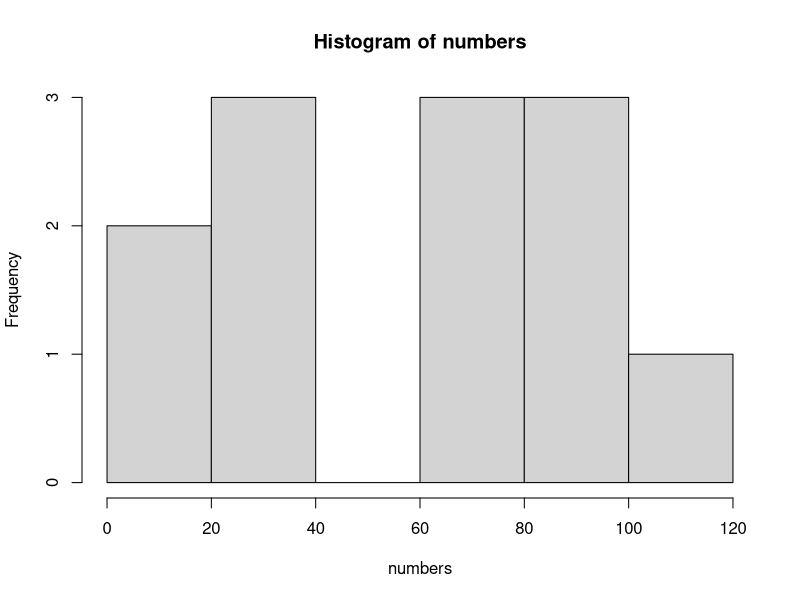
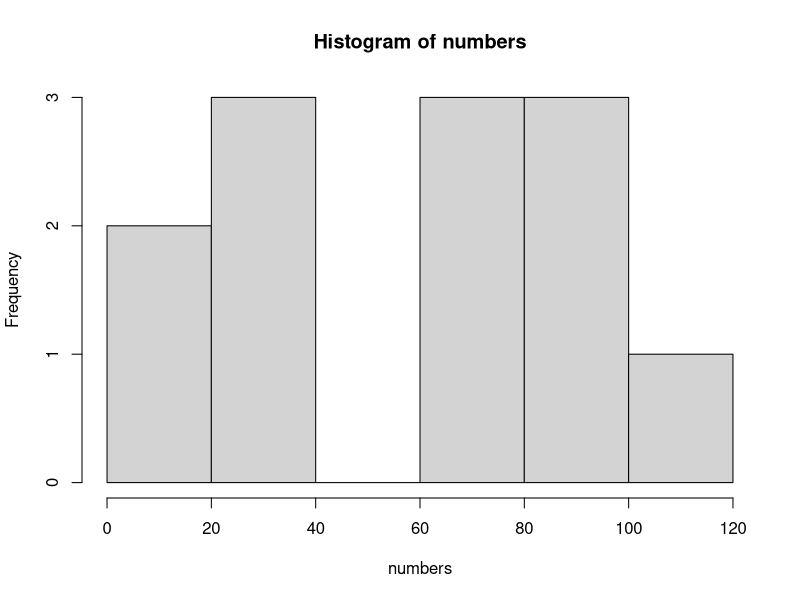

These charts were generated, in order, by the following R code:
## ---- chunk 1
knitr::opts_chunk$set(echo = TRUE)
## ---- chunk 2
2==2
2==3
TRUE==FALSE
TRUE==TRUE
2 != 3
"me" != "you"
## ---- chunk 3
2 > 5
2 < 5
2 >= 3
2 <= 3
3 <= 3
## ---- chunk 4
average_exp_A = c(24, 28, 29, 31, 32, 32.5, 33, 33, 31, 30, 27, 22)
average_exp_B = c(25, 29, 30, 30, 31, 33, 34, 35, 30.9, 28, 25, 23)
# In which month, expenditur in A was lower than 30 K
average_exp_A < 30
## ---- chunk 5
which(average_exp_A < 30)
#In which month A had more expenditure than B?

## ---- chunk 6
average_exp_A > average_exp_B

## ---- chunk 7
which(average_exp_A > average_exp_B)
## ---- chunk 8
profit = 200000
if(profit > 100000){
  print("Well done! Life is good")
}
## ---- chunk 9
profit = 250000
if(profit > 500000){
  print("Great job!")
} else{
  print("Well done! But,we want more")
}
## ---- chunk 10
if(profit < 200000){
  print("You need to do much more")
} else if(profit >=200000 & profit <=500000){
  print("Well done! But,we want more")
} else{
  print("Great job!")
}
## ---- chunk 11
total = 0
num = 100
while(num>0){
  total = total + num
  num = num - 1
}
print(paste("The sum of numbers between 1 and 100 is ", total))
## ---- chunk 12
sum = 0
number = 5
while(number>0){
  if(number - 2 == 0){
    break
  }
  sum = sum + number
  number = number - 1
}
print(paste("The sum is now ", sum))
## ---- chunk 13
val = c(20,35,111,22,34,47,89, 96)
for(value in val){
  print(value)
}
## ---- chunk 14
numbers = c(22,77,90,86,37,113,25, 67,78,90,12,1)
for(value in numbers){
  if(value %% 2 == 0){
    next
  }
  print(value)
}
## ---- chunk 15
numbers = c(22,77,90,86,37,113,25, 67,78,90,12,1)
for(i in 1:length(numbers)){
  print(paste("Value number ",i, "is", numbers[i]))
}
## ---- chunk 16
numbers = c(22,77,90,86,37,113,25, 67,78,90,12,1)
?hist
hist(numbers)
hist(x=numbers)
## ---- chunk 17
args(hist)
## ---- chunk 18
power_function = function(x, power = 2){
  x^power
}
power_function(3, 5)
## ---- chunk 19
power_function(2)
## ---- chunk 20
information = list(name = c("Aailiya", "Aayan", "Nibir", "Raffian"),
              age = c(4, 4, 5, 4),
              sex = c("Female", "Male", "Male", "Female"))
information
## ---- chunk 21
for(element in information) {
  print(class(element))
}
## ---- chunk 22
lapply(information, class)
## ---- chunk 23
unlist(lapply(information, class))
## ---- chunk 24
dollar = list(5643, 6456, 8542, 1343, 5439)
convert = function(x){
  x * 78
}
bd_taka = lapply(dollar, convert)
unlist(bd_taka)
## ---- chunk 25
# example taken from https://www.r-bloggers.com/r-function-of-the-day-tapply-2/
medical.example =
    data.frame(patient = 1:100,
               age = rnorm(100, mean = 60, sd = 12),
               treatment = gl(2, 50,
                 labels = c("Treatment", "Control")))

summary(medical.example)

# Get average age of treatment and control group
tapply(medical.example$age, medical.example$treatment, mean)
## ---- chunk 26
arrival_time = c("5:53:26", "12:51:21", "11:29:53", "1:48:41")
time = strsplit(arrival_time, split = ":")
#Select hour
unlist(lapply(time, function(x) {x[[1]]}))
## ---- chunk 27
books = c("Intro to Data Science", "Environment and Earth Observation", "Introduction to Remote Sensing", "Options, Futures and Other Derivatives", "Python Algorithms")
sapply(books, nchar)
#returns a one dimensional array
sapply(books, nchar, USE.NAMES = FALSE)
## ---- chunk 28
dollar = list(5643, 6456, 8542, 1343, 5439)
sum_largest = function(number) {
  numbers = as.numeric(unlist(strsplit(as.character(number), split="")))
  c(sum = sum(numbers), largest = max(numbers))
}

sum_largest(4500)
sapply(dollar, sum_largest)
## ---- chunk 29
dat1 = seq(12, 50, 2)
dat1
dat2 = seq(50,12,-2)
dat2
dat7 = append(dat1, dat2)
dat7
## ---- chunk 30
items = c("Pen", "Pencil", "Book", "Phone","Cycle")
## ---- chunk 31
grepl(pattern = "cy", x = items)
## ---- chunk 32
Sys.Date()
## ---- chunk 33
class(Sys.Date())
## ---- chunk 34
Sys.time()
## ---- chunk 35
class(Sys.time())
## ---- chunk 36
arbDay = as.Date("2023-11-13")
class(arbDay)
#The below line will throw an error
#birthday = as.Date("1985-27-07")
arbday2 = as.Date("1995-14-03", format = "%Y-%d-%m")
class(arbday2)
## ---- chunk 37
result_day = as.POSIXct("2005-04-17 14:27:14")
result_day
## ---- chunk 38
result_day2 = as.POSIXct("2003-11-03 10:21:13", format="%Y-%m-%d %H:%M:%S")
result_day2
## ---- chunk 39
result_day - result_day2
## ---- chunk 40
power_function = function(a){
  power = function(x) {
    x^a
  }
  power
}
#power_function
square = power_function(2)
cube = power_function(3)
square(4)
cube(4)
